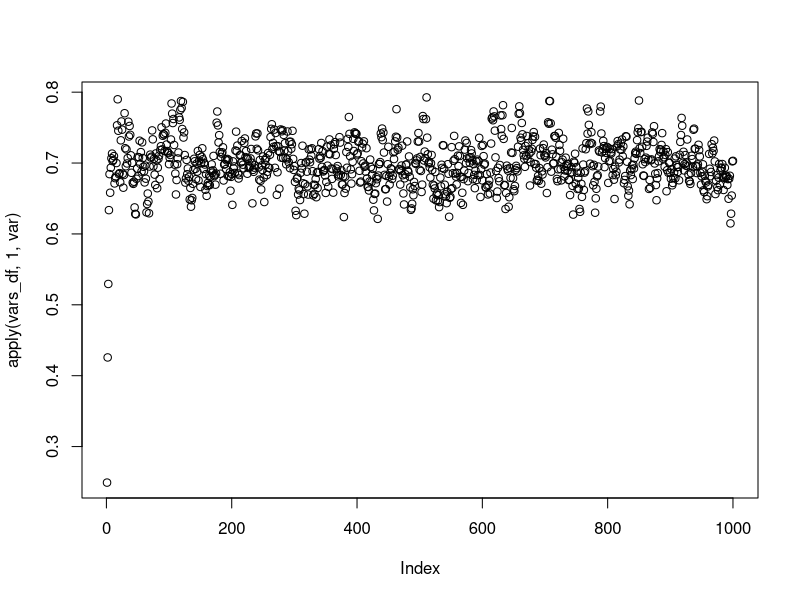

Reproduce this figure in R.
t <- 1000  # The sample size of the model
n <- 1000  # The repeated iterations we want to take for each observation, to find VAR

vars_df <- data.frame(matrix(ncol=n,nrow=(t)))
{
start.time <- Sys.time()
for (x in 1:n){

yt <- 0
et <- rnorm(t, mean = 0, sd =0.5)  # Generating error terms
yt <- et[1] # Initializing the time series
vars_df[1,x] = yt[1]

#Generating the time series
for (i in 2:t) {
  yt[i] <- 0.8 * yt[i-1]+et[i]   # Remove the factor completely if you want Random Walk instead of AR
  vars_df[(i),x] = yt[i]
}


}

end.time <- Sys.time()
time.taken <- end.time - start.time

}

time.taken
apply(vars_df, 1, var)
plot(apply(vars_df, 1, var))
